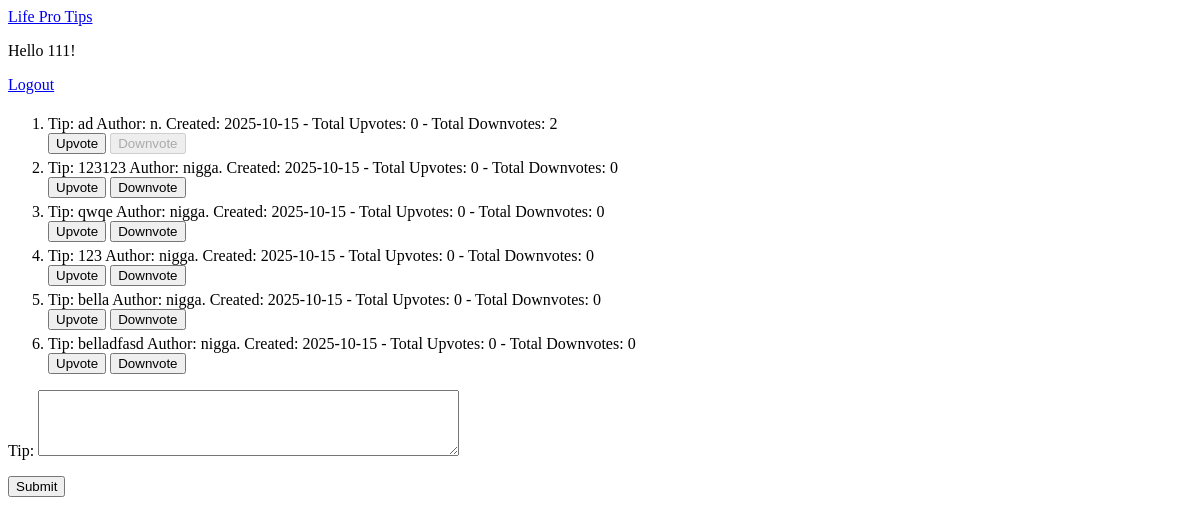
Before: / (signed in) with the older database file.
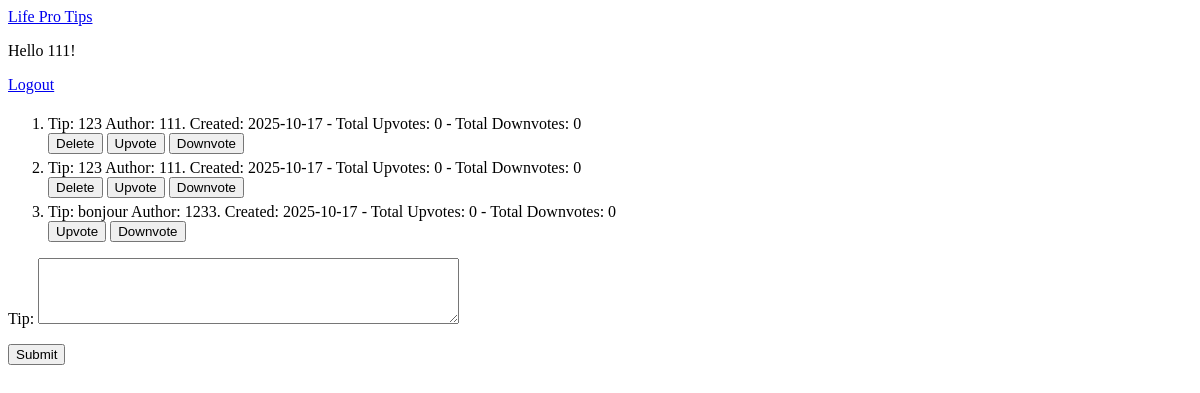
After: the same page with the newer database file.
### ex/models.py (models this page shows, shortened)
class Tip(models.Model):
    content = models.TextField(null=False)
    author = models.ForeignKey(User, to_field='username', on_delete=models.CASCADE, null=False)
    created = models.DateField(auto_now_add=True, null=True)
    upvoted_by = models.ManyToManyField(User, related_name='upvoted_tips', blank=True)
    downvoted_by = models.ManyToManyField(User, related_name='downvoted_tips', blank=True)
    def __str__(self):
        return f"Tip: {self.content} Author: {self.author}. Created: {self.created}"

class User(models.Model):
    username = models.CharField(max_length=100, unique=True, null=False)
    password = models.CharField(max_length=128, null=False)
    created = models.DateTimeField(auto_now_add=True, null=True)
    updated = models.DateTimeField(auto_now=True, null=True)
    can_delete_tips = models.BooleanField(default=False)
    def __str__(self):
        return self.username

### ex/views.py (the view, shortened to what this page needs)
# urls.py: path('', include('ex.urls')),
def ex(request):
    username = request.session.get("username")
    tip_form = forms.TipForm()
    all_tips = models.Tip.objects.annotate(
        total_upvotes=Count("upvoted_by"),
        total_downvotes=Count("downvoted_by"),
        is_upvoted=Exists(
            models.User.objects.filter(upvoted_tips=OuterRef("pk"), username=username)
        ),
        is_downvoted=Exists(
            models.User.objects.filter(downvoted_tips=OuterRef("pk"), username=username)
        ),
        can_be_deleted=Exists(
            models.User.objects.filter(username=username, can_delete_tips=True)
        ),
    ).all()
    return render(
        request,
        "welcome.html",
        {"username": username, "form": tip_form, "all_tips": all_tips},
    )

### ex/forms.py
class TipForm(forms.ModelForm):
    class Meta:
        model = models.Tip
        fields = ["content"]
        widgets = {
            'content': forms.Textarea(attrs={'rows': 4, 'cols': 50})
        }
        labels = {
            'content': 'Tip'
        }

### templates/welcome.html (shortened to what this page needs)
<!DOCTYPE html>
<html lang="en">
<head>
</head>
<body>
    <header>
        <nav>
            <a href="/">Life Pro Tips</a>
            {% if not username %}
            {% for tip in all_tips %}
                <li>{{ tip }} - Total Upvotes: {{ tip.total_upvotes }} - Total Downvotes: {{ tip.total_downvotes }}</li>
            {% endfor %}
            <p>
                <a href="{% url 'login' %}">Login</a>
            </p>
            <p>
                <a href="{% url 'registration' %}">Registration</a>
            </p>
            {% else %}
            <div>
                <p>Hello <span id="username">{{ username }}</span>!</p>
                <a href="{% url 'logout' %}">Logout</a>
                    <ol>
                        {% for tip in all_tips %}
                        <li>{{ tip }} - Total Upvotes: {{ tip.total_upvotes }} - Total Downvotes: {{ tip.total_downvotes }}</li>
                        <div>
                            <form action="{% url 'tip_action' tip.id %}" method="post">
                                {% if tip.author.username == username  or tip.can_be_deleted %}
                                    <button type="submit" name="action" value="delete">Delete</button>
                                {% endif %}
                                <button type="submit" name="action" value="upvote" {% if tip.is_upvoted %}disabled{% endif %}>Upvote</button>
                                <button type="submit" name="action" value="downvote" {% if tip.is_downvoted %}disabled{% endif %}>Downvote</button>
                            </form>
                        </div>
                        {% endfor %}
                    </ol>
                <form action="" method="post">
                    {{ form.as_p }}
                    <button type="submit">Submit</button>
                </form>
            </div>
            {% endif %}
        </nav>
    </header>
</body>
</html>

### templates/welcome.html (style rules this page uses)
li { padding-top: 5px; }

Changed rows visible on the page:
removed Tip: content+author+created "Tip: ad Author: n. Created: 2025-10-15", total_upvotes "0", total_downvotes "2"
removed Tip: content+author+created "Tip: 123123 Author: nigga. Created: 2025-10-15", total_upvotes "0", total_downvotes "0"
removed Tip: content+author+created "Tip: qwqe Author: nigga. Created: 2025-10-15", total_upvotes "0", total_downvotes "0"
removed Tip: content+author+created "Tip: 123 Author: nigga. Created: 2025-10-15", total_upvotes "0", total_downvotes "0"
removed Tip: content+author+created "Tip: bella Author: nigga. Created: 2025-10-15", total_upvotes "0", total_downvotes "0"
removed Tip: content+author+created "Tip: belladfasd Author: nigga. Created: 2025-10-15", total_upvotes "0", total_downvotes "0"
added Tip: content+author+created "Tip: 123 Author: 111. Created: 2025-10-17", total_upvotes "0", total_downvotes "0", shows "Delete"
added Tip: content+author+created "Tip: 123 Author: 111. Created: 2025-10-17", total_upvotes "0", total_downvotes "0", shows "Delete"
added Tip: content+author+created "Tip: bonjour Author: 1233. Created: 2025-10-17", total_upvotes "0", total_downvotes "0"
